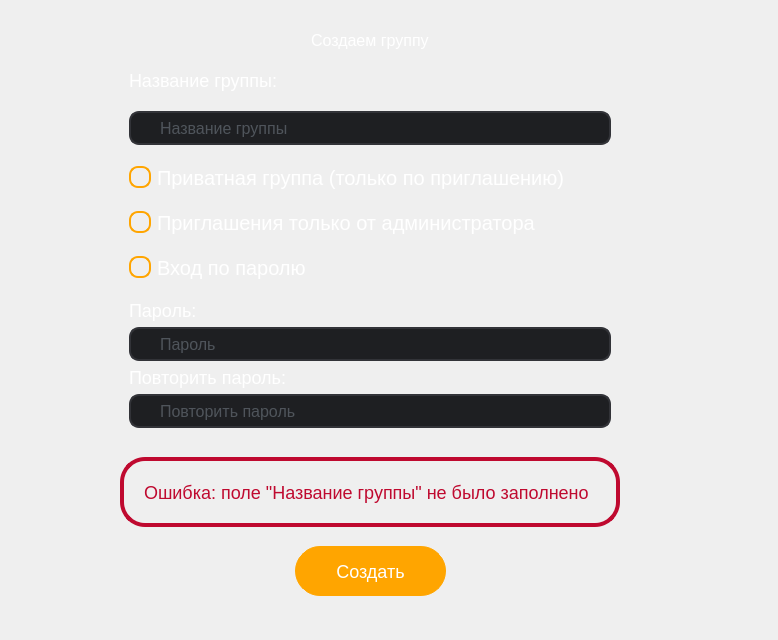
<?xml version="1.0" encoding="UTF-8"?>
<ui version="4.0">
 <class>CreateGroupForm</class>
 <widget class="QWidget" name="CreateGroupForm">
  <property name="geometry">
   <rect>
    <x>0</x>
    <y>0</y>
    <width>778</width>
    <height>640</height>
   </rect>
  </property>
  <property name="windowTitle">
   <string>Form</string>
  </property>
  <widget class="QFrame" name="CG_Wrapper">
   <property name="geometry">
    <rect>
     <x>-10</x>
     <y>0</y>
     <width>761</width>
     <height>621</height>
    </rect>
   </property>
   <layout class="QVBoxLayout" name="verticalLayout">
    <item alignment="Qt::AlignHCenter">
     <widget class="QFrame" name="Wrapper">
      <property name="sizePolicy">
       <sizepolicy hsizetype="Fixed" vsizetype="Fixed">
        <horstretch>0</horstretch>
        <verstretch>0</verstretch>
       </sizepolicy>
      </property>
      <property name="minimumSize">
       <size>
        <width>500</width>
        <height>0</height>
       </size>
      </property>
      <layout class="QVBoxLayout" name="verticalLayout_2">
       <property name="spacing">
        <number>20</number>
       </property>
       <property name="bottomMargin">
        <number>10</number>
       </property>
       <item alignment="Qt::AlignHCenter">
        <widget class="QFrame" name="spinner_frame">
         <property name="sizePolicy">
          <sizepolicy hsizetype="Fixed" vsizetype="Fixed">
           <horstretch>0</horstretch>
           <verstretch>0</verstretch>
          </sizepolicy>
         </property>
         <property name="minimumSize">
          <size>
           <width>200</width>
           <height>0</height>
          </size>
         </property>
         <layout class="QVBoxLayout" name="verticalLayout_4">
          <property name="leftMargin">
           <number>0</number>
          </property>
          <property name="topMargin">
           <number>0</number>
          </property>
          <property name="rightMargin">
           <number>0</number>
          </property>
          <property name="bottomMargin">
           <number>0</number>
          </property>
          <item>
           <layout class="QHBoxLayout" name="spinner_layout">
            <item alignment="Qt::AlignHCenter">
             <widget class="QLabel" name="label_4">
              <property name="sizePolicy">
               <sizepolicy hsizetype="Fixed" vsizetype="Preferred">
                <horstretch>0</horstretch>
                <verstretch>0</verstretch>
               </sizepolicy>
              </property>
              <property name="styleSheet">
               <string notr="true">color:white;
font-size:16px;</string>
              </property>
              <property name="text">
               <string>Создаем группу</string>
              </property>
             </widget>
            </item>
           </layout>
          </item>
         </layout>
        </widget>
       </item>
       <item alignment="Qt::AlignTop">
        <widget class="QLabel" name="label">
         <property name="sizePolicy">
          <sizepolicy hsizetype="Preferred" vsizetype="Fixed">
           <horstretch>0</horstretch>
           <verstretch>0</verstretch>
          </sizepolicy>
         </property>
         <property name="styleSheet">
          <string notr="true">color:white;
font-size:18px;</string>
         </property>
         <property name="text">
          <string>Название группы:</string>
         </property>
        </widget>
       </item>
       <item>
        <widget class="QLineEdit" name="GroupName_input">
         <property name="minimumSize">
          <size>
           <width>250</width>
           <height>0</height>
          </size>
         </property>
         <property name="styleSheet">
          <string notr="true">QLineEdit{ 
width:250px;
height:30px;
border: 2px solid #323338;
border-radius: 10px;
background-color:#1e1f22;
font-size:16px;
color:#808994;
text-align:left;
padding-left:27px;
}

</string>
         </property>
         <property name="inputMask">
          <string/>
         </property>
         <property name="text">
          <string/>
         </property>
         <property name="maxLength">
          <number>50</number>
         </property>
         <property name="placeholderText">
          <string>Название группы</string>
         </property>
        </widget>
       </item>
       <item>
        <widget class="QCheckBox" name="is_private">
         <property name="styleSheet">
          <string notr="true">QCheckBox {
color:white;
font-size:20px;
}

QCheckBox::indicator {
    width: 18px;
    height: 18px;
    border-radius: 9px;
    border: 2px solid orange;
    background: transparent;
}

QCheckBox::indicator:hover {
    border: 2px solid #rgb(255, 170, 0);
}

QCheckBox::indicator:checked {
    background: orange;
}</string>
         </property>
         <property name="text">
          <string>Приватная группа (только по приглашению)</string>
         </property>
        </widget>
       </item>
       <item>
        <widget class="QCheckBox" name="is_inviteGromAdmin">
         <property name="styleSheet">
          <string notr="true">QCheckBox {
color:white;
font-size:20px;
}

QCheckBox::indicator {
    width: 18px;
    height: 18px;
    border-radius: 9px;
    border: 2px solid orange;
    background: transparent;
}

QCheckBox::indicator:hover {
    border: 2px solid #rgb(255, 170, 0);
}

QCheckBox::indicator:checked {
    background: orange;
}</string>
         </property>
         <property name="text">
          <string>Приглашения только от администратора</string>
         </property>
        </widget>
       </item>
       <item>
        <widget class="QCheckBox" name="is_password">
         <property name="styleSheet">
          <string notr="true">QCheckBox {
color:white;
font-size:20px;
}

QCheckBox::indicator {
    width: 18px;
    height: 18px;
    border-radius: 9px;
    border: 2px solid orange;
    background: transparent;
}

QCheckBox::indicator:hover {
    border: 2px solid #rgb(255, 170, 0);
}

QCheckBox::indicator:checked {
    background: orange;
}</string>
         </property>
         <property name="text">
          <string>Вход по паролю</string>
         </property>
        </widget>
       </item>
       <item>
        <widget class="QFrame" name="password_wrapper">
         <layout class="QVBoxLayout" name="verticalLayout_3">
          <property name="leftMargin">
           <number>0</number>
          </property>
          <property name="topMargin">
           <number>0</number>
          </property>
          <property name="rightMargin">
           <number>0</number>
          </property>
          <property name="bottomMargin">
           <number>0</number>
          </property>
          <item>
           <widget class="QLabel" name="label_2">
            <property name="styleSheet">
             <string notr="true">color:white;
font-size:18px;</string>
            </property>
            <property name="text">
             <string>Пароль:</string>
            </property>
           </widget>
          </item>
          <item>
           <widget class="QLineEdit" name="Password_input">
            <property name="minimumSize">
             <size>
              <width>250</width>
              <height>0</height>
             </size>
            </property>
            <property name="styleSheet">
             <string notr="true">QLineEdit{ 
width:250px;
height:30px;
border: 2px solid #323338;
border-radius: 10px;
background-color:#1e1f22;
font-size:16px;
color:#808994;
text-align:left;
padding-left:27px;
}

</string>
            </property>
            <property name="text">
             <string/>
            </property>
            <property name="placeholderText">
             <string>Пароль</string>
            </property>
           </widget>
          </item>
          <item>
           <widget class="QLabel" name="label_3">
            <property name="styleSheet">
             <string notr="true">color:white;
font-size:18px;</string>
            </property>
            <property name="text">
             <string>Повторить пароль:</string>
            </property>
           </widget>
          </item>
          <item>
           <widget class="QLineEdit" name="RepeatPassword_input">
            <property name="minimumSize">
             <size>
              <width>250</width>
              <height>0</height>
             </size>
            </property>
            <property name="styleSheet">
             <string notr="true">QLineEdit{ 
width:250px;
height:30px;
border: 2px solid #323338;
border-radius: 10px;
background-color:#1e1f22;
font-size:16px;
color:#808994;
text-align:left;
padding-left:27px;
}

</string>
            </property>
            <property name="text">
             <string/>
            </property>
            <property name="placeholderText">
             <string>Повторить пароль</string>
            </property>
           </widget>
          </item>
         </layout>
        </widget>
       </item>
      </layout>
     </widget>
    </item>
    <item alignment="Qt::AlignHCenter">
     <widget class="QFrame" name="Errors">
      <property name="sizePolicy">
       <sizepolicy hsizetype="Fixed" vsizetype="Fixed">
        <horstretch>0</horstretch>
        <verstretch>0</verstretch>
       </sizepolicy>
      </property>
      <property name="minimumSize">
       <size>
        <width>500</width>
        <height>70</height>
       </size>
      </property>
      <property name="styleSheet">
       <string notr="true">
border:4px solid #BF092F;
border-radius:25%;</string>
      </property>
      <layout class="QVBoxLayout">
       <property name="leftMargin">
        <number>20</number>
       </property>
       <property name="topMargin">
        <number>10</number>
       </property>
       <property name="bottomMargin">
        <number>10</number>
       </property>
       <item>
        <widget class="QLabel" name="ErrorText">
         <property name="styleSheet">
          <string notr="true">border:none;
font-size:18px;
color:#BF092F;</string>
         </property>
         <property name="text">
          <string>Ошибка: поле &quot;Название группы&quot; не было заполнено</string>
         </property>
        </widget>
       </item>
      </layout>
     </widget>
    </item>
    <item alignment="Qt::AlignHCenter">
     <widget class="QPushButton" name="createGroup_button">
      <property name="sizePolicy">
       <sizepolicy hsizetype="Fixed" vsizetype="Fixed">
        <horstretch>0</horstretch>
        <verstretch>0</verstretch>
       </sizepolicy>
      </property>
      <property name="minimumSize">
       <size>
        <width>151</width>
        <height>50</height>
       </size>
      </property>
      <property name="cursor">
       <cursorShape>PointingHandCursor</cursorShape>
      </property>
      <property name="styleSheet">
       <string notr="true"> QPushButton {
border:1px solid orange;
border-radius:25%;
background-color:orange;
color:white;
font-size:18px;
}

QPushButton:hover {
	background-color: rgba(255, 211, 121, 200);
	border:1px solid rgba(255, 211, 121, 200);
}</string>
      </property>
      <property name="text">
       <string>Создать</string>
      </property>
     </widget>
    </item>
   </layout>
  </widget>
 </widget>
 <resources/>
 <connections/>
</ui>
